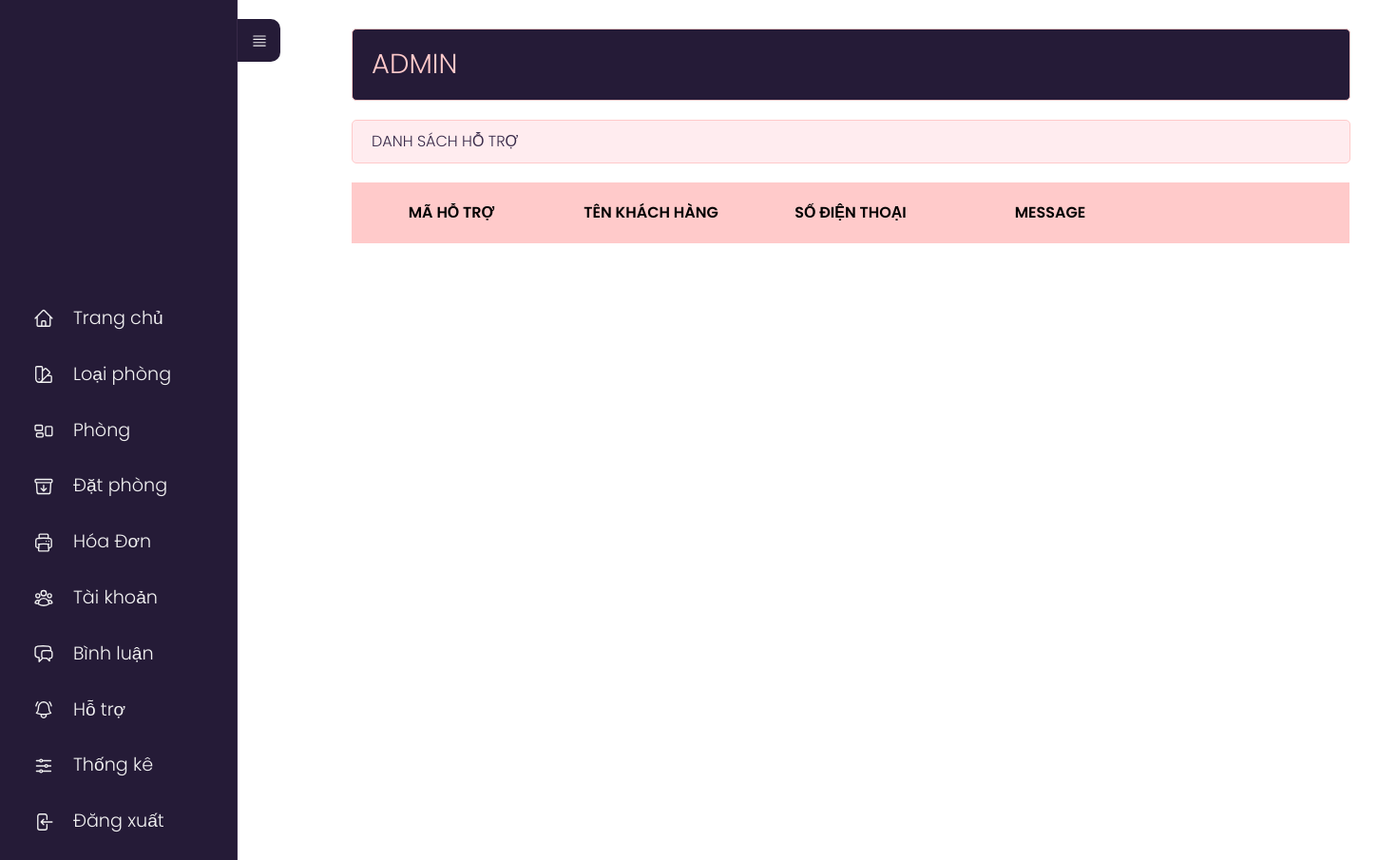
Before: /admin/index.php?act=dsht with the older database file.
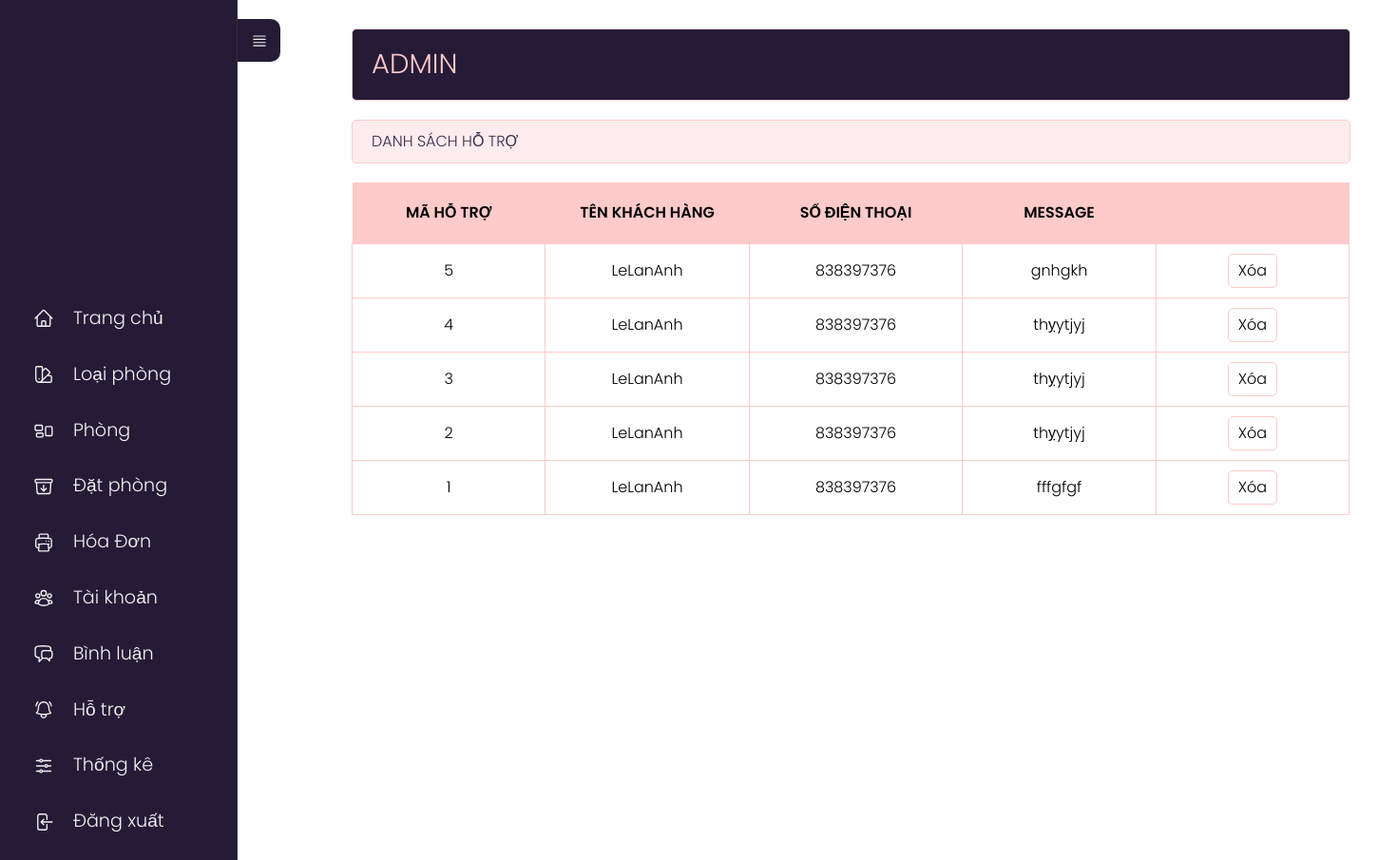
After: the same page with the newer database file.
### tables this page shows
CREATE TABLE `hotro` (
  `id_hotro` int(11) NOT NULL,
  `name_user` varchar(255) NOT NULL,
  `tel` int(10) NOT NULL,
  `ghichu` text NOT NULL
);

### model/pdo.php (called while the page is built, shortened)
<?php
function pdo_get_connection(){
    $dburl = "mysql:host=localhost;dbname=khachsan;charset=utf8";
    $user = 'root';
    $password = '';
    $conn = new PDO($dburl, $user, $password);
    $conn->setAttribute(PDO::ATTR_ERRMODE, PDO::ERRMODE_EXCEPTION);
    return $conn;
}
function pdo_query($sql){
    $sql_args = array_slice(func_get_args(), 1);
    try{
        $conn = pdo_get_connection();
        $stmt = $conn->prepare($sql);
        $stmt->execute($sql_args);
        $rows = $stmt->fetchAll();
        return $rows;
    }
    catch(PDOException $e){
        throw $e;
    }
    finally{
        unset($conn);
    }
}

### model/hotro.php (called while the page is built, shortened)
<?php
    function loadall_hotro($id){
        $sql="select * from hotro where 1";
        $sql.=" order by id_hotro desc";
        $listhotro=pdo_query($sql);
        return $listhotro;
    }
?>

### admin/hotro/list.php (the view, shortened to what this page needs)
<div class="row">
    <div class="row mb headeradmin" style="width:143%;">
        <h1 style="padding: 15px 0;">ADMIN </h1>
    </div>
    <div class="row formtittle" style="width:143%;">
        <h3>DANH SÁCH HỖ TRỢ</h3>
    </div>
    <div class="row formcontent">
        <form action="index.php?act=thongke" method="post">
            <div class="row mb10 formdshanghoa" style="width:1050px;">
                <table>
                    <tr>
                        <th>MÃ HỖ TRỢ</th>
                        <th>TÊN KHÁCH HÀNG</th>
                        <th>SỐ ĐIỆN THOẠI</th>
                        <th>MESSAGE</th>
                        <th style="background-color: #FFCACA;"></th>
                    </tr>
                    <?php
                    foreach ($listhotro as $hotro) {
                        extract($hotro);
                        $xoaht = "index.php?act=xoaht&id=" . $id_hotro;
                        echo '<tr>
                                        <td>' . $id_hotro . '</td>
                                        <td>' . $name_user . '</td>
                                        <td>' . $tel . '</td>
                                        <td>' . $ghichu . '</td>
                                        <td><a onclick="return DELETE()" href="' . $xoaht . '"><input type="button" value="Xóa"></a></td>
                                    </tr>';
                    }
                    ?>
                </table>
            </div>
        </form>
    </div>
</div>
</div>

Changed rows visible on the page:
added hotro: id_hotro "5", name_user "LeLanAnh", tel "838397376", ghichu "gnhgkh"
added hotro: id_hotro "4", name_user "LeLanAnh", tel "838397376", ghichu "thỵytjyj"
added hotro: id_hotro "3", name_user "LeLanAnh", tel "838397376", ghichu "thỵytjyj"
added hotro: id_hotro "2", name_user "LeLanAnh", tel "838397376", ghichu "thỵytjyj"
added hotro: id_hotro "1", name_user "LeLanAnh", tel "838397376", ghichu "fffgfgf"
